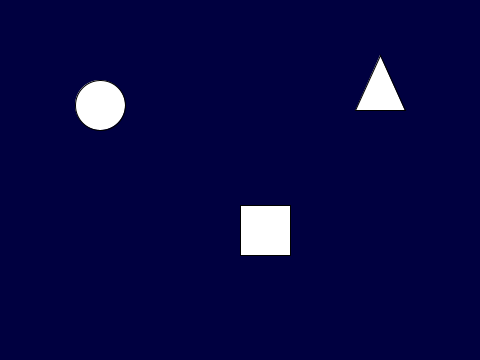
Frame 1 (no input)
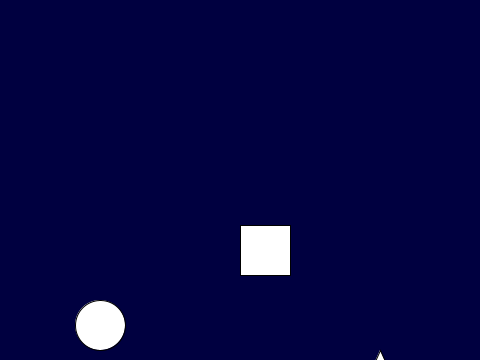
Frame 60 (the mouse pressed at the canvas centre just before this capture)
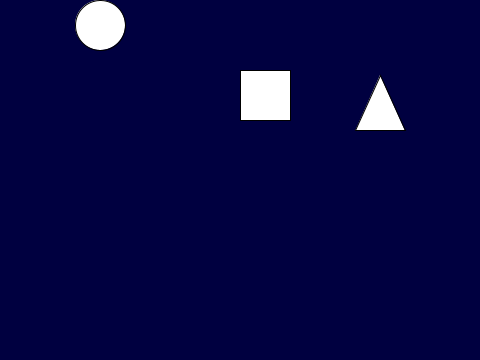
Frame 120 (the mouse held since frame 60 and released just before this capture)

The Processing sketch that drew these frames (run headless with seeded random() and noise(); from frame 60 on, the mouse is pressed at the canvas centre):

// Processing sketch: GenericsTest
// ── GenericsTest.pde
/**
 * A small program to determine whether OpenProcessing supports Java generics.
 *
 * Also testing a new slightly bluish hue for the background, so that the tweaked icon would be visible.
 *
 * ~ (Tilde) - Toggle FPS counter
 */

private FramesCounter framesCounter;

private Container<Circle> circleContainer;
private Container<Rectangle> rectangleContainer;
private Container<Triangle> triangleContainer;

public void setup()
{
	size(480, 360);
	frameRate(60);

	smooth();
	textSize(12);

	framesCounter = new FramesCounter();

	Circle circle = new Circle(new PVector(100, 100), 25);
	circleContainer = new Container(circle);

	Rectangle rectangle = new Rectangle(new PVector(width / 2, 200), 50, 50);
	rectangleContainer = new Container(rectangle);

	Triangle tri = new Triangle(new PVector(width - 100, 50), 50);
	triangleContainer = new Container(tri);
}

public void draw()
{
	background(0, 0, 64);

	circleContainer.update();
	circleContainer.show();

	rectangleContainer.update();
	rectangleContainer.show();

	triangleContainer.update();
	triangleContainer.show();

	framesCounter.show();
}

public void keyReleased()
{
	framesCounter.update();
}
public class Circle extends Shape
{
	private float radius;

	public Circle(PVector position, float radius)
	{
		super(position);

		this.radius = radius;
	}

	public void show()
	{
		ellipse(getPosition().x, getPosition().y, getRadius() * 2, getRadius() * 2);
	}

	//
	// Getters / Setters
	//

	public float getRadius()
	{
		return this.radius;
	}

	public void setRadius(float radius)
	{
		this.radius = radius;
	}
}
public class Container<E extends Shape>
{
	private E shape;

	public Container(E shape)
	{
		this.shape = shape;
	}

	public void show()
	{
		shape.show();
	}

	public void update()
	{
		shape.update();
	}

	//
	// Getters / Setters
	//

	public E getShape()
	{
		return this.shape;
	}
}
/**
* FramesCounter.pde
*
* Displays the current frames and updates every second.
*/
public class FramesCounter
{
	public static final int F3_VALUE = 114;
	public static final int TILDE_VALUE = 192;

	private int currentFrames, fpsTimer;
	private boolean enabled;

	public FramesCounter()
	{
	}

	public FramesCounter(boolean enabled)
	{
		this.enabled = enabled;
	}

	public void update()
	{
		if (keyCode == TILDE_VALUE)
		{
			setEnabled(!isEnabled());
			setFpsTimer(0);
		}
	}

	public void show()
	{
		if (isEnabled())
		{
			if (getFpsTimer() >= 5)
			{
				setCurrentFrames((int)frameRate);
				setFpsTimer(0);
			}

			fill(255);
			textSize(12);

			// text(fpsTimer, 100, 100); //debug
			text(getCurrentFrames(), width - 20, height - 5);

			setFpsTimer(getFpsTimer() + 1);
		}
	}

	//
	// Getters / Setters
	//

	public int getCurrentFrames()
	{
		return this.currentFrames;
	}

	protected void setCurrentFrames(int currentFrames)
	{
		this.currentFrames = currentFrames;
	}

	public boolean isEnabled()
	{
		return this.enabled;
	}

	protected void setEnabled(boolean isEnabled)
	{
		this.enabled = isEnabled;
	}

	public int getFpsTimer()
	{
		return this.fpsTimer;
	}

	protected void setFpsTimer(int fpsTimer)
	{
		this.fpsTimer = fpsTimer;
	}
}
public class Rectangle extends Shape
{
	private float width, height;

	public Rectangle(PVector position, float width, float height)
	{
		super(position);

		this.width = width;
		this.height = height;
	}

	public void show()
	{
		rect(getPosition().x, getPosition().y, getWidth(), getHeight());
	}

	//
	// Getters / Setters/
	//

	public float getHeight()
	{
		return this.height;
	}

	public void setHeight(float height)
	{
		this.height = height;
	}

	public float getWidth()
	{
		return this.width;
	}

	public void setWidth(float width)
	{
		this.width = width;
	}
}
public abstract class Shape
{
	private PVector position;

	/**
	* false if oing down. true if going up.
	*/
	private boolean bouncing;

	protected Shape(PVector position)
	{
		this.position = position;
	}

	public void update()
	{
		if (bouncing)
		{
			if (getPosition().y <= 0)
			{
				bouncing = false;
			}
			else
			{
				setPosition(new PVector(getPosition().x, getPosition().y - 5));
			}
		}
		else
		{
			if (getPosition().y >= height)
			{
				bouncing = true;
			}
			else
			{
				setPosition(new PVector(getPosition().x, getPosition().y + 5));
			}
		}
	}

	public abstract void show();

	//
	// Getters / Setters
	//

	public PVector getPosition()
	{
		return this.position;
	}

	public void setPosition(PVector position)
	{
		this.position = position;
	}
}
public class Triangle extends Shape
{
	private float sideLength;

	public Triangle(PVector position, float sideLength)
	{
		super(position);

		this.sideLength = sideLength;
	}

	public void show()
	{
		float hypotenuse = sqrt(pow(sideLength, 2) + pow((sideLength / 2), 2)); 

		triangle(getPosition().x, getPosition().y,
			getPosition().x - (getSideLength() / 2), getPosition().y + hypotenuse,
			getPosition().x + (getSideLength() / 2), getPosition().y + hypotenuse);
	}

	//
	// Getters / Setters
	//

	public float getSideLength()
	{
		return this.sideLength;
	}

	public void setSideLength(float sideLength)
	{
		this.sideLength = sideLength;
	}
}
